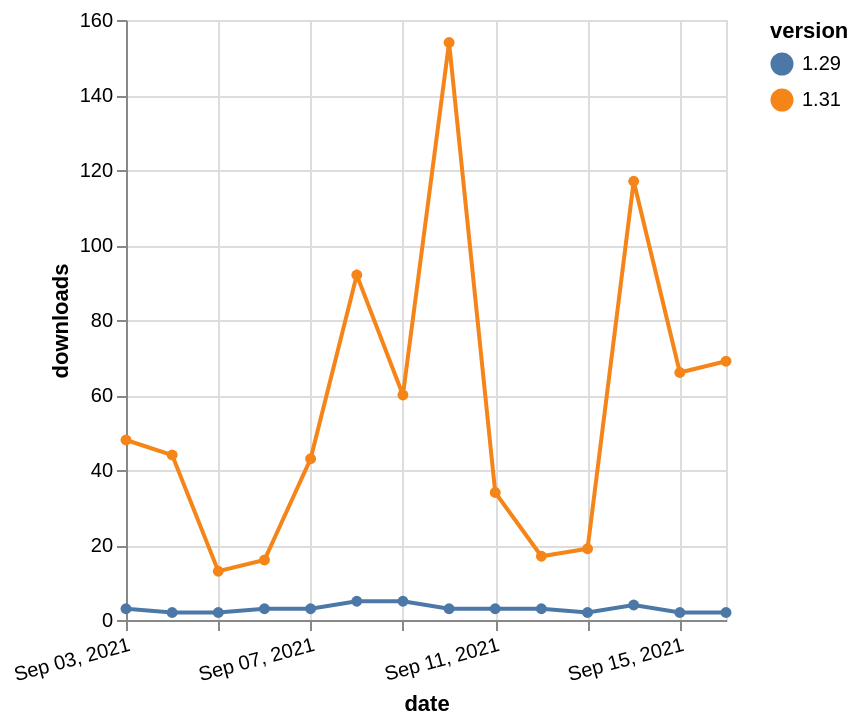

Write a Vega-Lite specification for this figure.
### Vega-Lite specification from a JSON file in a GitHub repository (floating-point values rounded to 4 significant figures)
{"$schema": "https://vega.github.io/schema/vega-lite/v5.json", "description": "A simple bar chart with embedded data.", "data": {"values": [{"date": "2021-09-03", "total": 60380, "delta": 48, "version": "1.31"}, {"date": "2021-09-04", "total": 60424, "delta": 44, "version": "1.31"}, {"date": "2021-09-05", "total": 60437, "delta": 13, "version": "1.31"}, {"date": "2021-09-06", "total": 60453, "delta": 16, "version": "1.31"}, {"date": "2021-09-07", "total": 60496, "delta": 43, "version": "1.31"}, {"date": "2021-09-08", "total": 60588, "delta": 92, "version": "1.31"}, {"date": "2021-09-09", "total": 60648, "delta": 60, "version": "1.31"}, {"date": "2021-09-10", "total": 60802, "delta": 154, "version": "1.31"}, {"date": "2021-09-11", "total": 60836, "delta": 34, "version": "1.31"}, {"date": "2021-09-12", "total": 60853, "delta": 17, "version": "1.31"}, {"date": "2021-09-13", "total": 60872, "delta": 19, "version": "1.31"}, {"date": "2021-09-14", "total": 60989, "delta": 117, "version": "1.31"}, {"date": "2021-09-15", "total": 61055, "delta": 66, "version": "1.31"}, {"date": "2021-09-16", "total": 61124, "delta": 69, "version": "1.31"}, {"date": "2021-09-03", "total": 20988, "delta": 3, "version": "1.29"}, {"date": "2021-09-04", "total": 20990, "delta": 2, "version": "1.29"}, {"date": "2021-09-05", "total": 20992, "delta": 2, "version": "1.29"}, {"date": "2021-09-06", "total": 20995, "delta": 3, "version": "1.29"}, {"date": "2021-09-07", "total": 20998, "delta": 3, "version": "1.29"}, {"date": "2021-09-08", "total": 21003, "delta": 5, "version": "1.29"}, {"date": "2021-09-09", "total": 21008, "delta": 5, "version": "1.29"}, {"date": "2021-09-10", "total": 21011, "delta": 3, "version": "1.29"}, {"date": "2021-09-11", "total": 21014, "delta": 3, "version": "1.29"}, {"date": "2021-09-12", "total": 21017, "delta": 3, "version": "1.29"}, {"date": "2021-09-13", "total": 21019, "delta": 2, "version": "1.29"}, {"date": "2021-09-14", "total": 21023, "delta": 4, "version": "1.29"}, {"date": "2021-09-15", "total": 21025, "delta": 2, "version": "1.29"}, {"date": "2021-09-16", "total": 21027, "delta": 2, "version": "1.29"}]}, "width": "container", "mark": {"type": "line", "point": {"filled": true}}, "encoding": {"x": {"field": "date", "type": "temporal", "timeUnit": "yearmonthdate", "title": "date", "axis": {"labelAngle": -15}}, "y": {"field": "delta", "type": "quantitative", "title": "downloads"}, "color": {"field": "version", "type": "nominal"}, "tooltip": {"field": "delta"}}}
